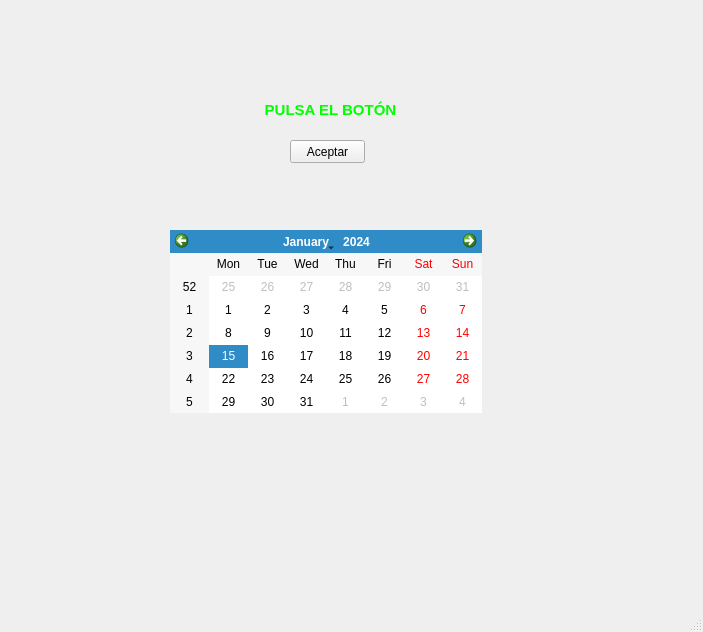
<?xml version="1.0" encoding="UTF-8"?>
<ui version="4.0">
 <class>Proyecto1</class>
 <widget class="QMainWindow" name="Proyecto1">
  <property name="geometry">
   <rect>
    <x>0</x>
    <y>0</y>
    <width>703</width>
    <height>632</height>
   </rect>
  </property>
  <property name="windowTitle">
   <string>Proyecto1</string>
  </property>
  <widget class="QWidget" name="centralwidget">
   <widget class="QPushButton" name="btnAceptar">
    <property name="geometry">
     <rect>
      <x>290</x>
      <y>140</y>
      <width>75</width>
      <height>23</height>
     </rect>
    </property>
    <property name="text">
     <string>Aceptar</string>
    </property>
   </widget>
   <widget class="QLabel" name="lblPulsa">
    <property name="geometry">
     <rect>
      <x>250</x>
      <y>90</y>
      <width>161</width>
      <height>41</height>
     </rect>
    </property>
    <property name="layoutDirection">
     <enum>Qt::LeftToRight</enum>
    </property>
    <property name="text">
     <string>&lt;html&gt;&lt;head/&gt;&lt;body&gt;&lt;p&gt;&lt;span style=&quot; font-size:11pt; font-weight:600; color:#00ff00;&quot;&gt;PULSA EL BOTÓN&lt;/span&gt;&lt;/p&gt;&lt;/body&gt;&lt;/html&gt;</string>
    </property>
    <property name="textFormat">
     <enum>Qt::AutoText</enum>
    </property>
    <property name="alignment">
     <set>Qt::AlignCenter</set>
    </property>
   </widget>
   <widget class="QCalendarWidget" name="CALENDARIO">
    <property name="geometry">
     <rect>
      <x>170</x>
      <y>230</y>
      <width>312</width>
      <height>183</height>
     </rect>
    </property>
    <property name="horizontalHeaderFormat">
     <enum>QCalendarWidget::ShortDayNames</enum>
    </property>
    <property name="verticalHeaderFormat">
     <enum>QCalendarWidget::ISOWeekNumbers</enum>
    </property>
   </widget>
  </widget>
  <widget class="QMenuBar" name="menubar">
   <property name="geometry">
    <rect>
     <x>0</x>
     <y>0</y>
     <width>703</width>
     <height>21</height>
    </rect>
   </property>
  </widget>
  <widget class="QStatusBar" name="statusbar"/>
 </widget>
 <resources/>
 <connections/>
</ui>
